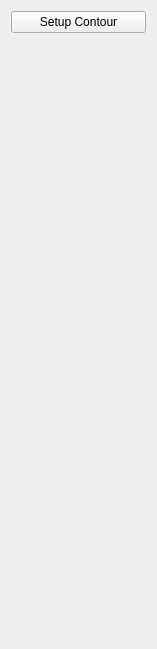
<?xml version="1.0" encoding="UTF-8"?>
<ui version="4.0">
 <class>QOrthodonticsWidget</class>
 <widget class="QWidget" name="QOrthodonticsWidget">
  <property name="geometry">
   <rect>
    <x>0</x>
    <y>0</y>
    <width>157</width>
    <height>649</height>
   </rect>
  </property>
  <property name="windowTitle">
   <string>QOrthodonticsWidget</string>
  </property>
  <layout class="QVBoxLayout" name="verticalLayout">
   <item>
    <widget class="QPushButton" name="pushButtonSetupContour">
     <property name="text">
      <string>Setup Contour</string>
     </property>
     <property name="checkable">
      <bool>true</bool>
     </property>
    </widget>
   </item>
   <item>
    <spacer name="verticalSpacer">
     <property name="orientation">
      <enum>Qt::Vertical</enum>
     </property>
     <property name="sizeHint" stdset="0">
      <size>
       <width>20</width>
       <height>40</height>
      </size>
     </property>
    </spacer>
   </item>
  </layout>
 </widget>
 <resources/>
 <connections/>
</ui>
